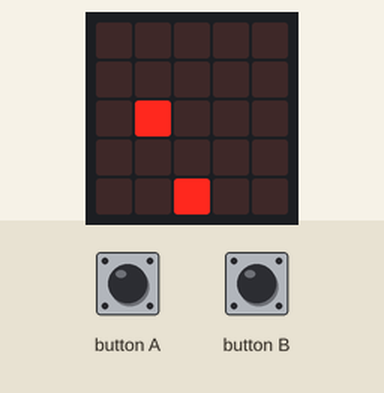
A program run on a simulated BBC micro:bit (MakeCode). Shown: the board's 5×5 LED display. The test bench sets the inputs (shaded band). The short countdown, score and lost-life animations are approximate; the run ends where the board's game-over animation would start. At 4.0 s the program stops and its outputs stay as they are.

Above: at 1.2 s.
1.3 s: button A pressed for 0.15 s
At 1.9 s:
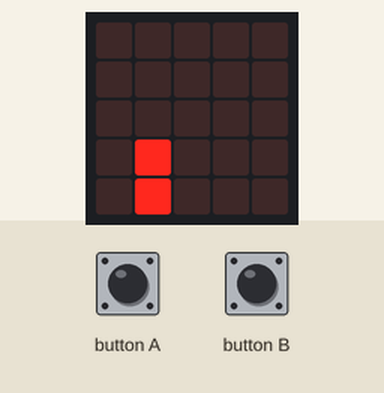
2.0 s: button B pressed for 0.15 s
At 2.9 s:
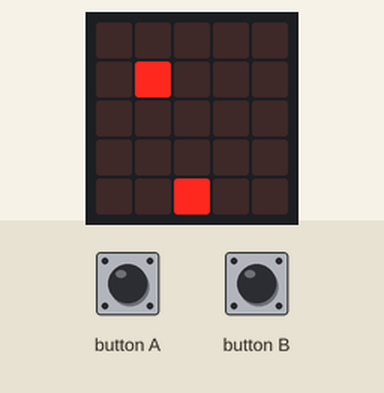
At 5.2 s:
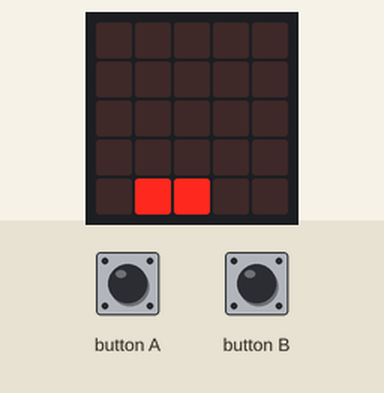
Timing chart, 0 to 5.5 s (numbered marks = the images above; inputs shaded):
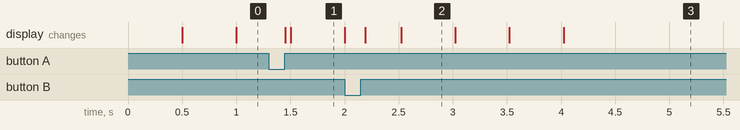

The program:

main.ts
```typescript
input.onButtonPressed(Button.A, function () {
    varken_MS.change(LedSpriteProperty.X, -1)
})
input.onButtonPressed(Button.B, function () {
    varken_MS.change(LedSpriteProperty.X, 1)
})
let fruit: game.LedSprite = null
let varken_MS: game.LedSprite = null
varken_MS = game.createSprite(2, 4)
basic.forever(function () {
    fruit = game.createSprite(1, 0)
    for (let index = 0; index < 4; index++) {
        basic.pause(500)
        fruit.change(LedSpriteProperty.Y, 1)
    }
    if (fruit.isTouching(varken_MS)) {
        fruit.delete()
        game.addScore(1)
    } else {
        game.gameOver()
    }
})
```

test.ts
```typescript
// tests gaan hier; deze zal niet worden gecompileerd wanneer dit pakket wordt gebruikt als extensie.
```

Measured:
- after the input at 1.3 s, the display: first changes after 0.15 s (image 1 shows a later state)
- after the input at 2.0 s, the display: first differs from a run without the input after 0.19 s (image 2 shows a later state)
- what the display in image 2 shows lasts 0.5 s, from 2.5 s to 3.0 s
